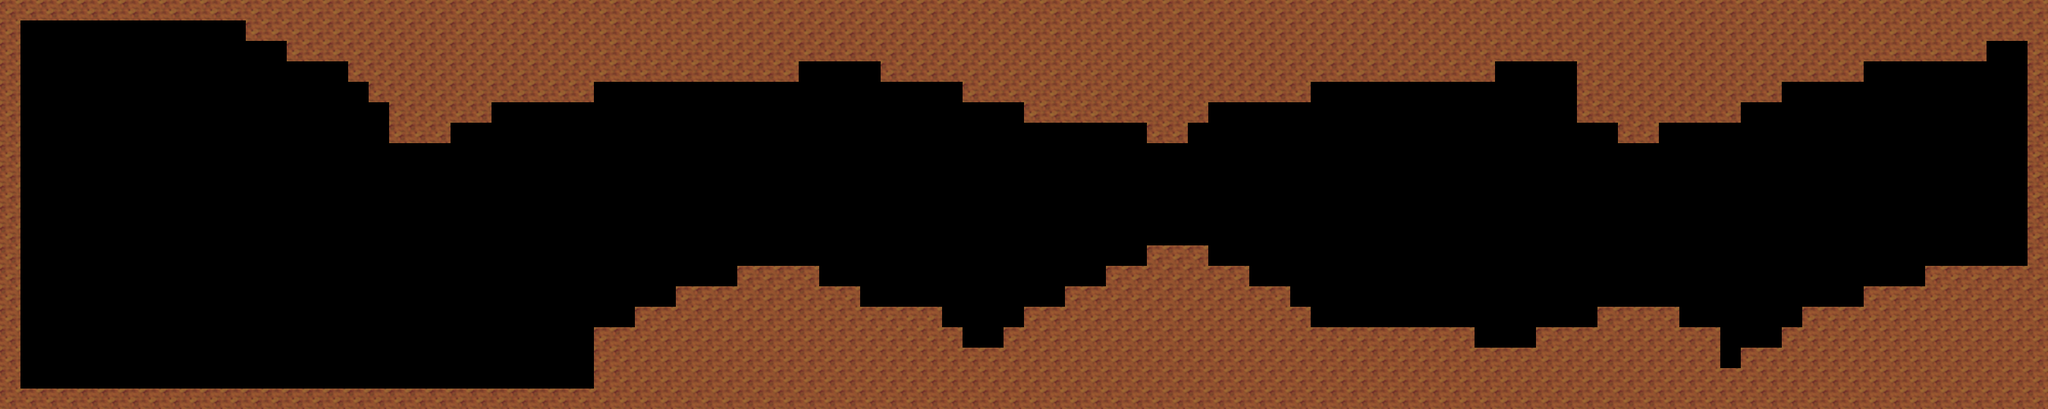

A level layout from a 2D game, rendered from its tile map. Below: a short description, then the map file with its tile-grid data intact:
An orthogonal 100x20 tile map with 32x32 px tiles, 1 tile layer (SolidBackground) and 10 objects (5x EnemyPatrolDog, Player, EnemySentryDog, GoalSensor, DonMeowth, ...).

<map version="1.2" tiledversion="1.2.4" orientation="orthogonal" renderorder="right-down" width="100" height="20" tilewidth="32" tileheight="32" infinite="0" nextlayerid="4" nextobjectid="11">
 <tileset firstgid="1" source="tileset.tsx" />
 <layer id="3" name="SolidBackground" width="100" height="20">
  <data encoding="csv">
1,1,1,1,1,1,1,1,1,1,1,1,1,1,1,1,1,1,1,1,1,1,1,1,1,1,1,1,1,1,1,1,1,1,1,1,1,1,1,1,1,1,1,1,1,1,1,1,1,1,1,1,1,1,1,1,1,1,1,1,1,1,1,1,1,1,1,1,1,1,1,1,1,1,1,1,1,1,1,1,1,1,1,1,1,1,1,1,1,1,1,1,1,1,1,1,1,1,1,1,
1,0,0,0,0,0,0,0,0,0,0,0,1,1,1,1,1,1,1,1,1,1,1,1,1,1,1,1,1,1,1,1,1,1,1,1,1,1,1,1,1,1,1,1,1,1,1,1,1,1,1,1,1,1,1,1,1,1,1,1,1,1,1,1,1,1,1,1,1,1,1,1,1,1,1,1,1,1,1,1,1,1,1,1,1,1,1,1,1,1,1,1,1,1,1,1,1,1,1,1,
1,0,0,0,0,0,0,0,0,0,0,0,0,0,1,1,1,1,1,1,1,1,1,1,1,1,1,1,1,1,1,1,1,1,1,1,1,1,1,1,1,1,1,1,1,1,1,1,1,1,1,1,1,1,1,1,1,1,1,1,1,1,1,1,1,1,1,1,1,1,1,1,1,1,1,1,1,1,1,1,1,1,1,1,1,1,1,1,1,1,1,1,1,1,1,1,1,0,0,1,
1,0,0,0,0,0,0,0,0,0,0,0,0,0,0,0,0,1,1,1,1,1,1,1,1,1,1,1,1,1,1,1,1,1,1,1,1,1,1,0,0,0,0,1,1,1,1,1,1,1,1,1,1,1,1,1,1,1,1,1,1,1,1,1,1,1,1,1,1,1,1,1,1,0,0,0,0,1,1,1,1,1,1,1,1,1,1,1,1,1,1,0,0,0,0,0,0,0,0,1,
1,0,0,0,0,0,0,0,0,0,0,0,0,0,0,0,0,0,1,1,1,1,1,1,1,1,1,1,1,0,0,0,0,0,0,0,0,0,0,0,0,0,0,0,0,0,0,1,1,1,1,1,1,1,1,1,1,1,1,1,1,1,1,1,0,0,0,0,0,0,0,0,0,0,0,0,0,1,1,1,1,1,1,1,1,1,1,0,0,0,0,0,0,0,0,0,0,0,0,1,
1,0,0,0,0,0,0,0,0,0,0,0,0,0,0,0,0,0,0,1,1,1,1,1,0,0,0,0,0,0,0,0,0,0,0,0,0,0,0,0,0,0,0,0,0,0,0,0,0,0,1,1,1,1,1,1,1,1,1,0,0,0,0,0,0,0,0,0,0,0,0,0,0,0,0,0,0,1,1,1,1,1,1,1,1,0,0,0,0,0,0,0,0,0,0,0,0,0,0,1,
1,0,0,0,0,0,0,0,0,0,0,0,0,0,0,0,0,0,0,1,1,1,0,0,0,0,0,0,0,0,0,0,0,0,0,0,0,0,0,0,0,0,0,0,0,0,0,0,0,0,0,0,0,0,0,0,1,1,0,0,0,0,0,0,0,0,0,0,0,0,0,0,0,0,0,0,0,0,0,1,1,0,0,0,0,0,0,0,0,0,0,0,0,0,0,0,0,0,0,1,
1,0,0,0,0,0,0,0,0,0,0,0,0,0,0,0,0,0,0,0,0,0,0,0,0,0,0,0,0,0,0,0,0,0,0,0,0,0,0,0,0,0,0,0,0,0,0,0,0,0,0,0,0,0,0,0,0,0,0,0,0,0,0,0,0,0,0,0,0,0,0,0,0,0,0,0,0,0,0,0,0,0,0,0,0,0,0,0,0,0,0,0,0,0,0,0,0,0,0,1,
1,0,0,0,0,0,0,0,0,0,0,0,0,0,0,0,0,0,0,0,0,0,0,0,0,0,0,0,0,0,0,0,0,0,0,0,0,0,0,0,0,0,0,0,0,0,0,0,0,0,0,0,0,0,0,0,0,0,0,0,0,0,0,0,0,0,0,0,0,0,0,0,0,0,0,0,0,0,0,0,0,0,0,0,0,0,0,0,0,0,0,0,0,0,0,0,0,0,0,1,
1,0,0,0,0,0,0,0,0,0,0,0,0,0,0,0,0,0,0,0,0,0,0,0,0,0,0,0,0,0,0,0,0,0,0,0,0,0,0,0,0,0,0,0,0,0,0,0,0,0,0,0,0,0,0,0,0,0,0,0,0,0,0,0,0,0,0,0,0,0,0,0,0,0,0,0,0,0,0,0,0,0,0,0,0,0,0,0,0,0,0,0,0,0,0,0,0,0,0,1,
1,0,0,0,0,0,0,0,0,0,0,0,0,0,0,0,0,0,0,0,0,0,0,0,0,0,0,0,0,0,0,0,0,0,0,0,0,0,0,0,0,0,0,0,0,0,0,0,0,0,0,0,0,0,0,0,0,0,0,0,0,0,0,0,0,0,0,0,0,0,0,0,0,0,0,0,0,0,0,0,0,0,0,0,0,0,0,0,0,0,0,0,0,0,0,0,0,0,0,1,
1,0,0,0,0,0,0,0,0,0,0,0,0,0,0,0,0,0,0,0,0,0,0,0,0,0,0,0,0,0,0,0,0,0,0,0,0,0,0,0,0,0,0,0,0,0,0,0,0,0,0,0,0,0,0,0,0,0,0,0,0,0,0,0,0,0,0,0,0,0,0,0,0,0,0,0,0,0,0,0,0,0,0,0,0,0,0,0,0,0,0,0,0,0,0,0,0,0,0,1,
1,0,0,0,0,0,0,0,0,0,0,0,0,0,0,0,0,0,0,0,0,0,0,0,0,0,0,0,0,0,0,0,0,0,0,0,0,0,0,0,0,0,0,0,0,0,0,0,0,0,0,0,0,0,0,0,1,1,1,0,0,0,0,0,0,0,0,0,0,0,0,0,0,0,0,0,0,0,0,0,0,0,0,0,0,0,0,0,0,0,0,0,0,0,0,0,0,0,0,1,
1,0,0,0,0,0,0,0,0,0,0,0,0,0,0,0,0,0,0,0,0,0,0,0,0,0,0,0,0,0,0,0,0,0,0,0,1,1,1,1,0,0,0,0,0,0,0,0,0,0,0,0,0,0,1,1,1,1,1,1,1,0,0,0,0,0,0,0,0,0,0,0,0,0,0,0,0,0,0,0,0,0,0,0,0,0,0,0,0,0,0,0,0,0,1,1,1,1,1,1,
1,0,0,0,0,0,0,0,0,0,0,0,0,0,0,0,0,0,0,0,0,0,0,0,0,0,0,0,0,0,0,0,0,1,1,1,1,1,1,1,1,1,0,0,0,0,0,0,0,0,0,0,1,1,1,1,1,1,1,1,1,1,1,0,0,0,0,0,0,0,0,0,0,0,0,0,0,0,0,0,0,0,0,0,0,0,0,0,0,0,0,1,1,1,1,1,1,1,1,1,
1,0,0,0,0,0,0,0,0,0,0,0,0,0,0,0,0,0,0,0,0,0,0,0,0,0,0,0,0,0,0,1,1,1,1,1,1,1,1,1,1,1,1,1,1,1,0,0,0,0,1,1,1,1,1,1,1,1,1,1,1,1,1,1,0,0,0,0,0,0,0,0,0,0,0,0,0,0,1,1,1,1,0,0,0,0,0,0,1,1,1,1,1,1,1,1,1,1,1,1,
1,0,0,0,0,0,0,0,0,0,0,0,0,0,0,0,0,0,0,0,0,0,0,0,0,0,0,0,0,1,1,1,1,1,1,1,1,1,1,1,1,1,1,1,1,1,1,0,0,1,1,1,1,1,1,1,1,1,1,1,1,1,1,1,1,1,1,1,1,1,1,1,0,0,0,1,1,1,1,1,1,1,1,1,0,0,0,1,1,1,1,1,1,1,1,1,1,1,1,1,
1,0,0,0,0,0,0,0,0,0,0,0,0,0,0,0,0,0,0,0,0,0,0,0,0,0,0,0,0,1,1,1,1,1,1,1,1,1,1,1,1,1,1,1,1,1,1,1,1,1,1,1,1,1,1,1,1,1,1,1,1,1,1,1,1,1,1,1,1,1,1,1,1,1,1,1,1,1,1,1,1,1,1,1,0,1,1,1,1,1,1,1,1,1,1,1,1,1,1,1,
1,0,0,0,0,0,0,0,0,0,0,0,0,0,0,0,0,0,0,0,0,0,0,0,0,0,0,0,0,1,1,1,1,1,1,1,1,1,1,1,1,1,1,1,1,1,1,1,1,1,1,1,1,1,1,1,1,1,1,1,1,1,1,1,1,1,1,1,1,1,1,1,1,1,1,1,1,1,1,1,1,1,1,1,1,1,1,1,1,1,1,1,1,1,1,1,1,1,1,1,
1,1,1,1,1,1,1,1,1,1,1,1,1,1,1,1,1,1,1,1,1,1,1,1,1,1,1,1,1,1,1,1,1,1,1,1,1,1,1,1,1,1,1,1,1,1,1,1,1,1,1,1,1,1,1,1,1,1,1,1,1,1,1,1,1,1,1,1,1,1,1,1,1,1,1,1,1,1,1,1,1,1,1,1,1,1,1,1,1,1,1,1,1,1,1,1,1,1,1,1
</data>
 </layer>
 <objectgroup id="2" name="Entities">
  <object id="1" name="P1" type="Player" x="286" y="472" width="38" height="29" />
  <object id="2" type="EnemySentryDog" x="974.667" y="361.333" width="33.3333" height="74.6667" />
  <object id="3" type="EnemyPatrolDog" x="1176" y="310.667" width="49.3333" height="80" />
  <object id="4" type="EnemyPatrolDog" x="1505.33" y="380" width="45.3333" height="72" />
  <object id="5" type="EnemyPatrolDog" x="1846.67" y="297.333" width="45.3333" height="72" />
  <object id="6" type="EnemyPatrolDog" x="2337.33" y="434.667" width="45.3333" height="72" />
  <object id="7" type="EnemyPatrolDog" x="2096" y="404" width="45.3333" height="72" />
  <object id="8" type="GoalSensor" x="3008" y="353.333" width="158.667" height="62.6667" />
  <object id="9" name="VIP" type="DonMeowth" x="128.333" y="468.833" width="38" height="29" />
  <object id="10" type="ItemMedkit" x="418" y="516" width="32" height="32" />
 </objectgroup>
</map>